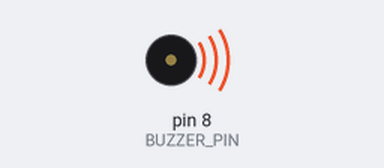
A sketch run on a simulated Arduino Uno, built with avr-gcc and run on an emulated ATmega328P. Shown: buzzer (waves = sounding).

Above: at 0.85 s.
At 35.7 s:
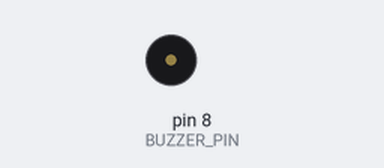
Timing chart, 0 to 40.0 s (numbered marks = the images above):
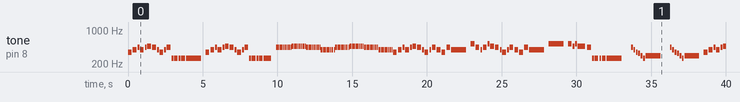

The sketch:

The_lion_sleeps_tonight.ino
```cpp
#include "pitches.h"

#define BUZZER_PIN 8

int melody[] = {
  NOTE_F4, NOTE_G4, NOTE_A4, NOTE_G4, NOTE_A4,
  NOTE_AS4, NOTE_A4, NOTE_G4, NOTE_F4, NOTE_G4,
  NOTE_A4, NOTE_C4, NOTE_C4, NOTE_C4, NOTE_C4,
  NOTE_C4,

  NOTE_F4, NOTE_G4, NOTE_A4, NOTE_G4, NOTE_A4,
  NOTE_AS4, NOTE_A4, NOTE_G4, NOTE_F4, NOTE_G4,
  NOTE_A4, NOTE_C4, NOTE_C4, NOTE_C4, NOTE_C4,
  NOTE_C4,  REST, NOTE_A4,

  NOTE_A4, NOTE_A4, NOTE_A4, NOTE_A4, NOTE_A4, NOTE_A4, NOTE_A4, NOTE_A4,
  NOTE_AS4, NOTE_AS4, NOTE_AS4, NOTE_AS4, NOTE_AS4, NOTE_AS4, NOTE_AS4, NOTE_AS4,
  NOTE_A4, NOTE_A4, NOTE_A4, NOTE_A4, NOTE_A4, NOTE_A4, NOTE_A4, NOTE_A4,
  NOTE_G4, NOTE_G4, NOTE_G4, NOTE_G4, NOTE_G4, NOTE_G4, NOTE_G4, NOTE_G4,

  NOTE_A4, NOTE_A4, NOTE_A4, NOTE_A4, NOTE_A4, NOTE_A4, NOTE_A4, NOTE_A4,
  NOTE_AS4, NOTE_AS4, NOTE_AS4, NOTE_AS4, NOTE_AS4, NOTE_AS4, NOTE_AS4, NOTE_AS4,
  NOTE_A4, NOTE_A4, NOTE_A4, NOTE_A4, NOTE_A4, NOTE_A4, NOTE_A4, NOTE_A4,
  NOTE_G4, NOTE_G4, NOTE_G4, NOTE_G4, NOTE_G4, NOTE_G4, NOTE_G4, NOTE_G4,

  NOTE_F4, NOTE_G4, NOTE_A4, NOTE_G4, NOTE_A4,
  NOTE_AS4, NOTE_A4, NOTE_G4, NOTE_F4, NOTE_G4,
  NOTE_A4, NOTE_G4, NOTE_F4, NOTE_A4,
  NOTE_G4,
  NOTE_C5, NOTE_A4, NOTE_G4, NOTE_A4, NOTE_C5,
  NOTE_AS4, NOTE_A4, NOTE_G4, NOTE_F4, NOTE_G4,
  NOTE_A4, NOTE_G4, NOTE_F4, NOTE_A4,
  NOTE_G4,

  NOTE_C5,
  NOTE_C5, NOTE_AS4, NOTE_C5, NOTE_AS4,
  NOTE_A4, NOTE_C4, NOTE_C4, NOTE_C4, NOTE_C4,
  NOTE_C4,

  REST, NOTE_A4, NOTE_G4, NOTE_F4, NOTE_E4, NOTE_D4, NOTE_C4,
  NOTE_D4,
  REST, NOTE_A4, NOTE_G4, NOTE_F4, NOTE_E4, NOTE_D4, NOTE_C4,
  NOTE_D4,

  NOTE_F4, NOTE_G4, NOTE_A4, NOTE_G4, NOTE_A4,
  NOTE_AS4, NOTE_A4, NOTE_G4, NOTE_F4, NOTE_G4,
  NOTE_A4, NOTE_G4, NOTE_F4, NOTE_A4,
  NOTE_G4,
  NOTE_C5, NOTE_A4, NOTE_G4, NOTE_A4, NOTE_C5,
  NOTE_AS4, NOTE_A4, NOTE_G4, NOTE_F4, NOTE_G4,
  NOTE_A4, NOTE_G4, NOTE_F4, NOTE_A4,
  NOTE_G4,

  NOTE_C5,
  NOTE_C5, NOTE_AS4, NOTE_C5, NOTE_AS4,
  NOTE_A4, NOTE_C4, NOTE_C4, NOTE_C4, NOTE_C4,
  NOTE_C4,

  REST, NOTE_A4, NOTE_G4, NOTE_F4, NOTE_E4, NOTE_D4, NOTE_C4,
  NOTE_D4,
  REST, NOTE_A4, NOTE_G4, NOTE_F4, NOTE_E4, NOTE_D4, NOTE_C4,
  NOTE_D4,

  NOTE_F4, NOTE_G4, NOTE_A4, NOTE_G4, NOTE_A4,
  NOTE_AS4, NOTE_A4, NOTE_G4, NOTE_F4, NOTE_G4,
  NOTE_A4, NOTE_C4, NOTE_C4, NOTE_C4, NOTE_C4,
  NOTE_C4,

  NOTE_F4, NOTE_G4, NOTE_A4, NOTE_G4, NOTE_A4,
  NOTE_AS4, NOTE_A4, NOTE_G4, NOTE_F4, NOTE_G4,
  NOTE_A4, NOTE_G4, NOTE_F4, NOTE_A4,
  NOTE_G4,
  NOTE_C5, NOTE_A4, NOTE_G4, NOTE_A4, NOTE_C5,
  NOTE_AS4, NOTE_A4, NOTE_G4, NOTE_F4, NOTE_G4,
  NOTE_A4, NOTE_G4, NOTE_F4, NOTE_A4,
  NOTE_G4,

  NOTE_C5,
  NOTE_C5, NOTE_AS4, NOTE_C5, NOTE_AS4,
  NOTE_A4, NOTE_C4, NOTE_C4, NOTE_C4, NOTE_C4,
  NOTE_C4,

  REST, NOTE_A4, NOTE_G4, NOTE_F4, NOTE_E4, NOTE_D4, NOTE_C4,
  NOTE_D4,
  REST, NOTE_A4, NOTE_G4, NOTE_F4, NOTE_E4, NOTE_D4, NOTE_C4,
  NOTE_D4,

  NOTE_F4, NOTE_G4, NOTE_A4, NOTE_G4, NOTE_A4,
  NOTE_AS4, NOTE_A4, NOTE_G4, NOTE_F4, NOTE_G4,
  NOTE_A4, NOTE_C4, NOTE_C4, NOTE_C4, NOTE_C4,
  NOTE_C4
};

int durations[] = {
  4, 4, 8, 4, 8,
  4, 4, 8, 4, 8,
  4, 8, 4, 8, 4,
  1,

  4, 4, 8, 4, 8,
  4, 4, 8, 4, 8,
  4, 8, 4, 8, 4,
  2, 8, 16,

  8, 16, 8, 16, 8, 16, 8, 16,
  8, 16, 8, 16, 8, 16, 8, 16,
  8, 16, 8, 16, 8, 16, 8, 16,
  8, 16, 8, 16, 8, 16, 8, 16,

  8, 16, 8, 16, 8, 16, 8, 16,
  8, 16, 8, 16, 8, 16, 8, 16,
  8, 16, 8, 16, 8, 16, 8, 16,
  8, 16, 8, 16, 8, 16, 8, 16,

  4, 4, 8, 4, 8,
  4, 4, 8, 4, 8,
  4, 4, 4, 4,
  1,
  4, 4, 8, 4, 8,
  4, 4, 8, 4, 8,
  4, 4, 4, 4,
  1,

  1,
  4, 8, 8, 2,
  4, 8, 4, 8, 4,
  1,

  4, 8, 8, 8, 8, 8, 8,
  1,
  4, 8, 8, 8, 8, 8, 8,
  1,

  4, 4, 8, 4, 8,
  4, 4, 8, 4, 8,
  4, 4, 4, 4,
  1,
  4, 4, 8, 4, 8,
  4, 4, 8, 4, 8,
  4, 4, 4, 4,
  1,

  1,
  4, 8, 8, 2,
  4, 8, 4, 8, 4,
  1,

  4, 8, 8, 8, 8, 8, 8,
  1,
  4, 8, 8, 8, 8, 8, 8,
  1,

  4, 4, 8, 4, 8,
  4, 4, 8, 4, 8,
  4, 8, 4, 8, 4,
  1,

  4, 4, 8, 4, 8,
  4, 4, 8, 4, 8,
  4, 4, 4, 4,
  1,
  4, 4, 8, 4, 8,
  4, 4, 8, 4, 8,
  4, 4, 4, 4,
  1,

  1,
  4, 8, 8, 2,
  4, 8, 4, 8, 4,
  1,

  4, 8, 8, 8, 8, 8, 8,
  1,
  4, 8, 8, 8, 8, 8, 8,
  1,

  4, 4, 8, 4, 8,
  4, 4, 8, 4, 8,
  4, 8, 4, 8, 4,
  1
};

void setup()
{
  pinMode(BUZZER_PIN, OUTPUT);
}

void loop()
{
  int size = sizeof(durations) / sizeof(int);

  for (int note = 0; note < size; note++) {
    //to calculate the note duration, take one second divided by the note type.
    //e.g. quarter note = 1000 / 4, eighth note = 1000/8, etc.
    int duration = 1000 / durations[note];
    tone(BUZZER_PIN, melody[note], duration);

    //to distinguish the notes, set a minimum time between them.
    //the note's duration + 30% seems to work well:
    int pauseBetweenNotes = duration * 1.30;
    delay(pauseBetweenNotes);

    //stop the tone playing:
    noTone(BUZZER_PIN);
  }
}
```

pitches.h
```cpp
/*************************************************

 * Public Constants

 *************************************************/

#define REST      0
#define NOTE_B0  31
#define NOTE_C1  33
#define NOTE_CS1 35
#define NOTE_D1  37
#define NOTE_DS1 39
#define NOTE_E1  41
#define NOTE_F1  44
#define NOTE_FS1 46
#define NOTE_G1  49
#define NOTE_GS1 52
#define NOTE_A1  55
#define NOTE_AS1 58
#define NOTE_B1  62
#define NOTE_C2  65
#define NOTE_CS2 69
#define NOTE_D2  73
#define NOTE_DS2 78
#define NOTE_E2  82
#define NOTE_F2  87
#define NOTE_FS2 93
#define NOTE_G2  98
#define NOTE_GS2 104
#define NOTE_A2  110
#define NOTE_AS2 117
#define NOTE_B2  123
#define NOTE_C3  131
#define NOTE_CS3 139
#define NOTE_D3  147
#define NOTE_DS3 156
#define NOTE_E3  165
#define NOTE_F3  175
#define NOTE_FS3 185
#define NOTE_G3  196
#define NOTE_GS3 208
#define NOTE_A3  220
#define NOTE_AS3 233
#define NOTE_B3  247
#define NOTE_C4  262
#define NOTE_CS4 277
#define NOTE_D4  294
#define NOTE_DS4 311
#define NOTE_E4  330
#define NOTE_F4  349
#define NOTE_FS4 370
#define NOTE_G4  392
#define NOTE_GS4 415
#define NOTE_A4  440
#define NOTE_AS4 466
#define NOTE_B4  494
#define NOTE_C5  523
#define NOTE_CS5 554
#define NOTE_D5  587
#define NOTE_DS5 622
#define NOTE_E5  659
#define NOTE_F5  698
#define NOTE_FS5 740
#define NOTE_G5  784
#define NOTE_GS5 831
#define NOTE_A5  880
#define NOTE_AS5 932
#define NOTE_B5  988
#define NOTE_C6  1047
#define NOTE_CS6 1109
#define NOTE_D6  1175
#define NOTE_DS6 1245
#define NOTE_E6  1319
#define NOTE_F6  1397
#define NOTE_FS6 1480
#define NOTE_G6  1568
#define NOTE_GS6 1661
#define NOTE_A6  1760
#define NOTE_AS6 1865
#define NOTE_B6  1976
#define NOTE_C7  2093
#define NOTE_CS7 2217
#define NOTE_D7  2349
#define NOTE_DS7 2489
#define NOTE_E7  2637
#define NOTE_F7  2794
#define NOTE_FS7 2960
#define NOTE_G7  3136
#define NOTE_GS7 3322
#define NOTE_A7  3520
#define NOTE_AS7 3729
#define NOTE_B7  3951
#define NOTE_C8  4186
#define NOTE_CS8 4435
#define NOTE_D8  4699
#define NOTE_DS8 4978
```

Measured:
- by itself, tone on pin 8 (BUZZER_PIN): plays 349 Hz for 0.25 s, 392 Hz for 0.25 s, 440 Hz for 0.13 s, 392 Hz for 0.25 s, 440 Hz for 0.13 s, 466 Hz for 0.25 s … (158 notes in this stretch)
